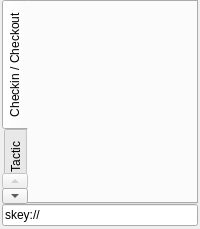
<?xml version="1.0" encoding="UTF-8"?>
<ui version="4.0">
 <class>mainTabsForm</class>
 <widget class="QWidget" name="mainTabsForm">
  <property name="windowTitle">
   <string>Form</string>
  </property>
  <layout class="QVBoxLayout" name="mainTabsLayout">
   <property name="spacing">
    <number>0</number>
   </property>
   <property name="leftMargin">
    <number>2</number>
   </property>
   <property name="topMargin">
    <number>0</number>
   </property>
   <property name="rightMargin">
    <number>2</number>
   </property>
   <property name="bottomMargin">
    <number>3</number>
   </property>
   <item>
    <widget class="QTabWidget" name="main_tabWidget">
     <property name="styleSheet">
      <string notr="true">#main_tabWidget::pane {
    border: 0px;
}
#main_tabWidget::tab-bar {
    alignment: center;
}

#main_tabWidget &gt; QTabBar::tab {
    background: qlineargradient(x1: 0, y1: 0, x2: 1, y2: 0, stop: 0 rgba(175, 175, 175, 16), stop: 1 rgba(175, 175, 175, 0));
    border: 0px solid transparent;
    border-top-left-radius: 2px;
    border-top-right-radius: 2px;
    padding: 4px;
}
#main_tabWidget &gt; QTabBar::tab:selected, #main_tabWidget &gt; QTabBar::tab:hover {
    background: qlineargradient(x1: 0, y1: 0, x2: 1, y2: 0, stop: 0 rgba(255, 255, 255, 64), stop: 1 rgba(255, 255, 255, 8));
}
#main_tabWidget &gt; QTabBar::tab:selected {
    border-color: transparent;
}
#main_tabWidget &gt; QTabBar::tab:!selected {
    margin-left: 2px;
}</string>
     </property>
     <property name="tabPosition">
      <enum>QTabWidget::West</enum>
     </property>
     <property name="currentIndex">
      <number>0</number>
     </property>
     <widget class="QWidget" name="checkInOutTab">
      <attribute name="title">
       <string>Checkin / Checkout</string>
      </attribute>
      <layout class="QVBoxLayout" name="checkInOutLayout">
       <property name="spacing">
        <number>0</number>
       </property>
       <property name="margin">
        <number>0</number>
       </property>
      </layout>
     </widget>
     <widget class="QWidget" name="myTacticTab">
      <attribute name="title">
       <string>My Tactic</string>
      </attribute>
      <layout class="QVBoxLayout" name="myTacticLayout">
       <property name="spacing">
        <number>0</number>
       </property>
       <property name="margin">
        <number>0</number>
       </property>
      </layout>
     </widget>
     <widget class="QWidget" name="assetsBrowserTab">
      <attribute name="title">
       <string>Assets browser</string>
      </attribute>
      <layout class="QVBoxLayout" name="assetsBrowserLayout">
       <property name="spacing">
        <number>0</number>
       </property>
       <property name="margin">
        <number>0</number>
       </property>
      </layout>
     </widget>
    </widget>
   </item>
   <item>
    <widget class="QLineEdit" name="skeyLineEdit">
     <property name="text">
      <string>skey://</string>
     </property>
    </widget>
   </item>
  </layout>
 </widget>
 <resources/>
 <connections/>
</ui>
